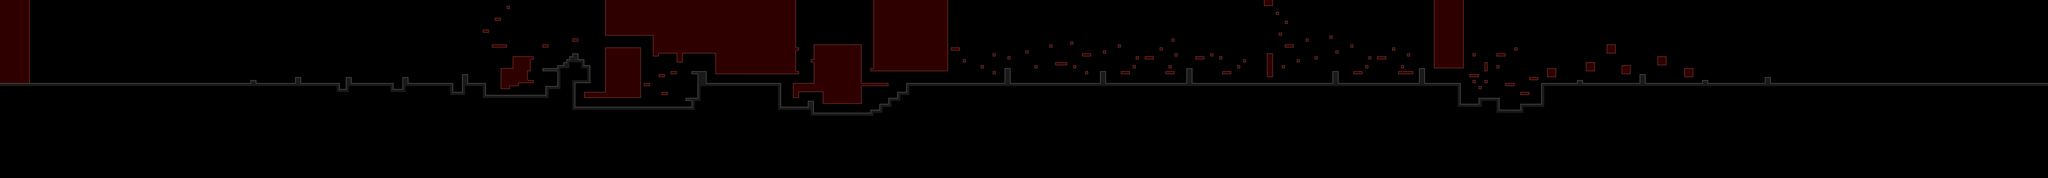

Below is a game level as drawn by its tile map, then a one-line description and the .tmx that defines it (tile-layer data replaced by summaries):
An orthogonal 687x60 tile map with 32x32 px tiles, 1 tile layer (Level04), 4 tilesets and 205 objects (19x SpeedBoost, QuestionMark, Player, Billy, George, ...).

<map version="1.0" orientation="orthogonal" width="687" height="60" tilewidth="32" tileheight="32">
 <properties>
  <property name="background-yOffset" value="7" />
 </properties>
 <tileset firstgid="1" name="BrickOutside" tilewidth="32" tileheight="32">
  <image source="../Recess_Race_0_2/Assets/Recess Root/Resources/tileSets/TileSet-BrickOutside.jpg" width="160" height="160" />
  <tile id="3">
   <properties>
    <property name="noCollision" value="" />
   </properties>
  </tile>
  <tile id="4">
   <properties>
    <property name="noCollision" value="" />
   </properties>
  </tile>
  <tile id="6">
   <properties>
    <property name="noCollision" value="" />
   </properties>
  </tile>
  <tile id="8">
   <properties>
    <property name="noCollision" value="" />
   </properties>
  </tile>
  <tile id="9">
   <properties>
    <property name="noCollision" value="" />
   </properties>
  </tile>
  <tile id="21">
   <properties>
    <property name="noCollision" value="" />
   </properties>
  </tile>
  <tile id="22">
   <properties>
    <property name="noCollision" value="" />
   </properties>
  </tile>
 </tileset>
 <tileset firstgid="26" name="TileSet-Pavement" tilewidth="32" tileheight="32">
  <image source="../Recess_Race_0_2/Assets/Recess Root/Resources/tileSets/TileSet-Pavement.jpg" width="160" height="160" />
  <tile id="3">
   <properties>
    <property name="noCollision" value="" />
   </properties>
  </tile>
  <tile id="4">
   <properties>
    <property name="noCollision" value="" />
   </properties>
  </tile>
  <tile id="6">
   <properties>
    <property name="noCollision" value="" />
   </properties>
  </tile>
  <tile id="8">
   <properties>
    <property name="noCollision" value="" />
   </properties>
  </tile>
  <tile id="9">
   <properties>
    <property name="noCollision" value="" />
   </properties>
  </tile>
  <tile id="21">
   <properties>
    <property name="noCollision" value="" />
   </properties>
  </tile>
  <tile id="22">
   <properties>
    <property name="noCollision" value="" />
   </properties>
  </tile>
 </tileset>
 <tileset firstgid="51" name="TileSet-BrickOutside" tilewidth="32" tileheight="32">
  <image source="../Recess_Race_0_2/Assets/Recess Root/Resources/tileSets/TileSet-BrickOutside.jpg" width="160" height="160" />
 </tileset>
 <tileset firstgid="76" name="TileSet-Pavement" tilewidth="32" tileheight="32">
  <image source="../Recess_Race_0_2/Assets/Recess Root/Resources/tileSets/TileSet-Pavement.jpg" width="160" height="160" />
 </tileset>
 <objectgroup color="#aaaa00" name="Garbages" width="687" height="60">
  <object x="1726" y="866" width="24" height="24" />
  <object x="2020" y="869" width="24" height="24" />
  <object x="2308" y="869" width="24" height="24" />
  <object x="2563" y="871" width="24" height="24" />
  <object x="2788" y="769" width="24" height="24" />
  <object x="2949" y="737" width="24" height="24" />
  <object x="3108" y="772" width="24" height="24" />
  <object x="3335" y="865" width="24" height="24" />
  <object x="3493" y="869" width="24" height="24" />
  <object x="3588" y="868" width="24" height="24" />
  <object x="3875" y="869" width="24" height="24" />
  <object x="3972" y="867" width="24" height="24" />
  <object x="4065" y="869" width="24" height="24" />
  <object x="4161" y="867" width="24" height="24" />
  <object x="4516" y="865" width="24" height="24" />
  <object x="4612" y="868" width="24" height="24" />
  <object x="4708" y="868" width="24" height="24" />
  <object x="4803" y="868" width="24" height="24" />
  <object x="5124" y="869" width="24" height="24" />
  <object x="5379" y="708" width="24" height="24" />
  <object x="5447" y="705" width="24" height="24" />
  <object x="5316" y="997" width="24" height="24" />
  <object x="5447" y="995" width="24" height="24" />
  <object x="5576" y="1000" width="24" height="24" />
  <object x="5895" y="899" width="24" height="24" />
  <object x="5572" y="581" width="24" height="24" />
  <object x="5669" y="581" width="24" height="24" />
  <object x="5183" y="287" width="24" height="24" />
  <object x="5443" y="39" width="24" height="24" />
  <object x="5315" y="452" width="24" height="24" />
  <object x="5824" y="455" width="24" height="24" />
  <object x="5860" y="453" width="24" height="24" />
  <object x="6019" y="675" width="24" height="24" />
  <object x="6145" y="545" width="24" height="24" />
  <object x="6176" y="389" width="24" height="24" />
  <object x="6468" y="772" width="24" height="24" />
  <object x="6467" y="868" width="24" height="24" />
  <object x="6467" y="963" width="24" height="24" />
  <object x="6372" y="1124" width="24" height="24" />
  <object x="6592" y="1123" width="24" height="24" />
  <object x="6787" y="1128" width="24" height="24" />
  <object x="6596" y="485" width="24" height="24" />
  <object x="6724" y="481" width="24" height="24" />
  <object x="6851" y="488" width="24" height="24" />
  <object x="6884" y="675" width="24" height="24" />
  <object x="6881" y="745" width="24" height="24" />
  <object x="6883" y="803" width="24" height="24" />
  <object x="7303" y="676" width="24" height="24" />
  <object x="7203" y="1123" width="24" height="24" />
  <object x="7396" y="1028" width="24" height="24" />
  <object x="7108" y="772" width="24" height="24" />
  <object x="7464" y="743" width="24" height="24" />
  <object x="7556" y="744" width="24" height="24" />
  <object x="7813" y="868" width="24" height="24" />
  <object x="8068" y="868" width="24" height="24" />
  <object x="8549" y="867" width="24" height="24" />
  <object x="8673" y="868" width="24" height="24" />
  <object x="8545" y="739" width="24" height="24" />
  <object x="8707" y="611" width="24" height="24" />
  <object x="8541" y="484" width="24" height="24" />
  <object x="8484" y="1028" width="24" height="24" />
  <object x="8513" y="1128" width="24" height="24" />
  <object x="8801" y="1185" width="24" height="24" />
  <object x="8996" y="1187" width="24" height="24" />
  <object x="9189" y="1185" width="24" height="24" />
  <object x="8835" y="455" width="24" height="24" />
  <object x="8903" y="449" width="24" height="24" />
  <object x="8963" y="449" width="24" height="24" />
  <object x="9033" y="455" width="24" height="24" />
  <object x="9092" y="449" width="24" height="24" />
  <object x="9156" y="453" width="24" height="24" />
  <object x="9349" y="581" width="24" height="24" />
  <object x="9349" y="481" width="24" height="24" />
  <object x="9348" y="675" width="24" height="24" />
  <object x="9348" y="868" width="24" height="24" />
  <object x="9475" y="869" width="24" height="24" />
  <object x="9443" y="1091" width="24" height="24" />
  <object x="9633" y="968" width="24" height="24" />
  <object x="9953" y="867" width="24" height="24" />
  <object x="10209" y="871" width="24" height="24" />
  <object x="10337" y="615" width="24" height="24" />
  <object x="10656" y="548" width="24" height="24" />
  <object x="10820" y="708" width="24" height="24" />
  </objectgroup>
 <objectgroup color="#be0000" name="Waypoints" width="687" height="60">
  <!-- 6 objects omitted --></objectgroup>
 <objectgroup color="#ff0000" name="SpeedBoosts" width="687" height="60">
  <!-- 19 objects omitted --></objectgroup>
 <objectgroup name="QuestionMarks" width="687" height="60">
  <!-- 1 objects omitted --></objectgroup>
 <objectgroup color="#ffffff" name="AIPlateformRemove" width="687" height="60">
  <!-- 5 objects omitted --></objectgroup>
 <objectgroup color="#ff0000" name="Positions" width="687" height="60">
  <!-- 6 objects omitted --></objectgroup>
 <objectgroup color="#55ffff" name="Fill" width="687" height="60">
  <!-- 27 objects omitted --></objectgroup>
 <layer name="Level04" width="687" height="60">
  <data>[41220 cells, 4112 non-empty, 32 distinct tile ids]</data>
 </layer>
</map>
<!-- 122 of 205 objects omitted -->
